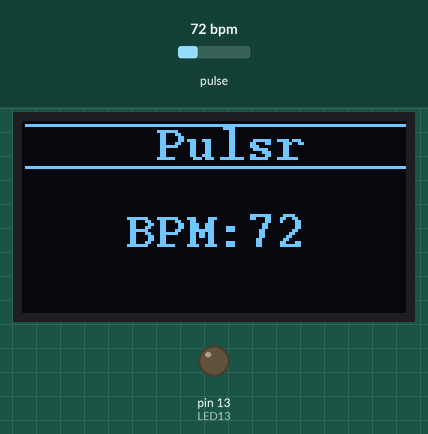
The sketch below on a simulated Arduino Uno, built with avr-gcc and run on an emulated ATmega328P. Parts: 128×64 one-colour display, output pins drawn as LEDs (lit = HIGH). The inputs (shaded band) are chosen by the test bench; at power-on: pulse 72 bpm. What the sketch prints to the serial monitor is not drawn.

Above: at 1.3 s.
1.4 s: pulse set to 42 bpm
At 2.3 s:
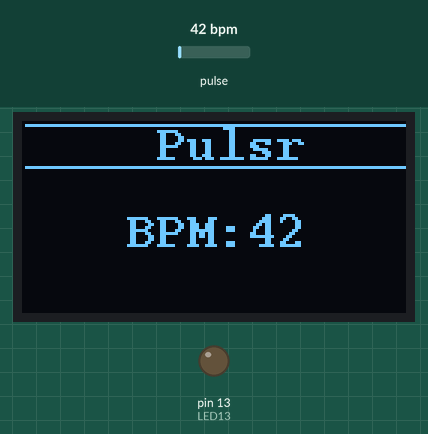
3.1 s: pulse set to 70 bpm
At 4.8 s:
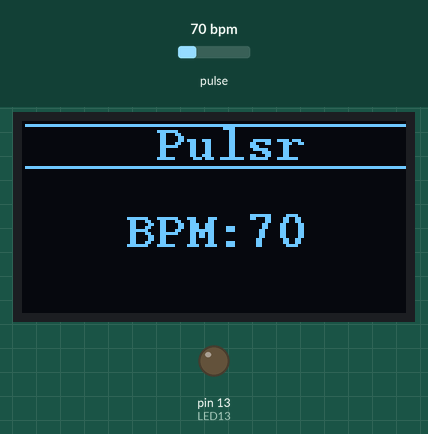
5.1 s: pulse set to 100 bpm
At 7.1 s:
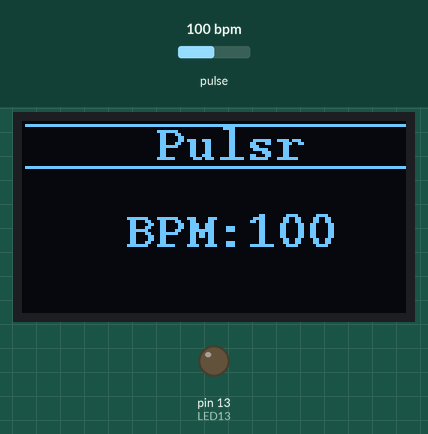
Timing chart, 0 to 8.6 s (numbered marks = the images above; inputs shaded):
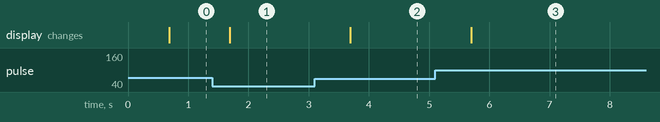

Measured:
- after the input at 1.4 s, the display: changes after 0.29 s (image 1)
- after the input at 3.1 s, the display: changes after 0.59 s (image 2)
- after the input at 5.1 s, the display: changes after 0.60 s (image 3)

The sketch:

Pulsr.ino
```cpp
//SH1106 ekran ve pulseSensor kullandim

#include "U8glib.h" //Ekranin kutuphanesini ekledim
#define USE_ARDUINO_INTERRUPTS true //Nabiz olcumlerinin dogru yapilmasi icin true olarak ayarladim
#include <PulseSensorPlayground.h> //Nabiz sensorunun kutuphanesini ekledim

int bpm = 0; //Nabiz degiskenimi olusturdum
const int PulseWire = A0; //Nabiz sensorunun bağlandigi analog pinini tutan degiskeni olusturdum
const int LED13 = 13; //Nabizla birlikte yanip sonmesini saglayacagım ledi tutan degiskeni olusturdum
const int Threshold = 550; //Nabiz olcumundeki esik degerini belirttim
unsigned long timeUpdate = 0; //Iki olcum arasinda gececek zamani belirtecegim degiskenlerimi yarattim
unsigned long timeNow;


PulseSensorPlayground pulseSensor; //Sensorun kutuphanesini kullanacak degiskenimi tanimladim

U8GLIB_SSD1306_128X64 SSD1306_Display; //Fiziksel boyutlari uygun ekranin kutuphnesini kullanacak degiskenimi tanimladim


//Ekrandaki gorseli olustuacak fonksiyon, parametre olarak olculen nabiz degerini alir
void DrawHeartBeat(int pulseBPM)
{
  char szBpm[10];
  SSD1306_Display.setFont (u8g_font_courB12); //Kullanacagim fontu belirledim
  SSD1306_Display.drawLine(1,1,128,1); //Ekranin en tepesinde x ekseni boyunca bir cizgi cektim
  SSD1306_Display.drawLine(1,15, 128,15); //y = 15, x = 1->128 seklinde bir cizgi cektim
  SSD1306_Display.drawStr (35, 13 , " Pulsr "); //Cektigim cizgilerin arasina projemin adini yazdim
  SSD1306_Display.drawStr (35,42 , "BPM:"); //y=15 cizgisinin altina ekrani ortalayacak sekilde BPM: yazdim
  sprintf(szBpm, "%d", pulseBPM); //Nabzimi ekranda yazilabilir bir degiskene atadim
  SSD1306_Display.drawStr(75,42, szBpm); //Ekranda "BPM:" yazisinin yanina nabiz degerimi yazdim

}

void setup(void)
{
  SSD1306_Display.setFont(u8g_font_courB12); //Fontumu belirledim
  Serial.begin(9600); //Serial monitorumu baslattim

  pulseSensor.analogInput(PulseWire); //Nabiz sesnorunun bagli bulundugu analog pinini belirttim
  pulseSensor.blinkOnPulse(LED13); //Nabizla birlikte arduino uzerinde yanacak ledi belirttim
  pulseSensor.setThreshold(Threshold); //Sensore esik degerini attım

  if (pulseSensor.begin()) Serial.println("pulseSensor objesini olusturduk!");  //Sensorun algilanip algilanmadigini sorgular. Algilandiysa serial monitore ilgili cumleyi yazar
}

void loop(void)
{
  timeNow = millis(); //Anlik zamani bir degiskene atadim
  if ((timeNow - timeUpdate) < 500) return; //Nabiz son olculdugunden bu yana en az 0.5 saniye gectiyse bir daha olcum yap
  timeUpdate = timeNow; //Su anki zamani son olcum zamani olarak kullan

  bpm = pulseSensor.getBeatsPerMinute(); //Dakikadaki nabiz atim sayimizi olcup bunu bir degiskene atiyoruz

  //Nabiz esik degerini astiysa ledi yak
  if (bpm < Threshold) digitalWrite(LED13, LOW);
  else digitalWrite(LED13, HIGH);

  SSD1306_Display.firstPage(); //Ekrani sonsuz donguye aldim
  do
  {
    DrawHeartBeat(bpm); //Ekrandaki nabiz degerini guncelle
    Serial.print("BPM: "); //Serial monitore "BPM: nabiz" yaz
    Serial.println(bpm);
  } while (SSD1306_Display.nextPage());
}
```
